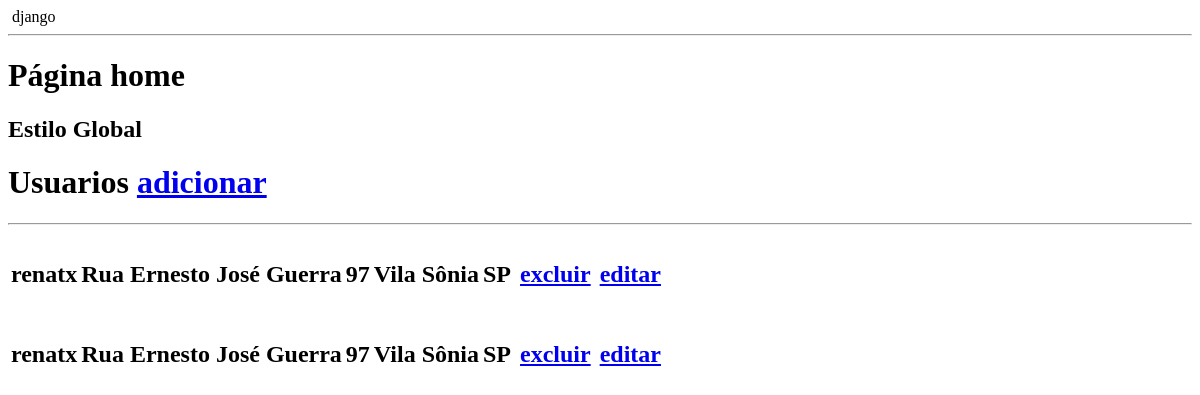
Before: /usuario_lista (signed in) with the older database file.
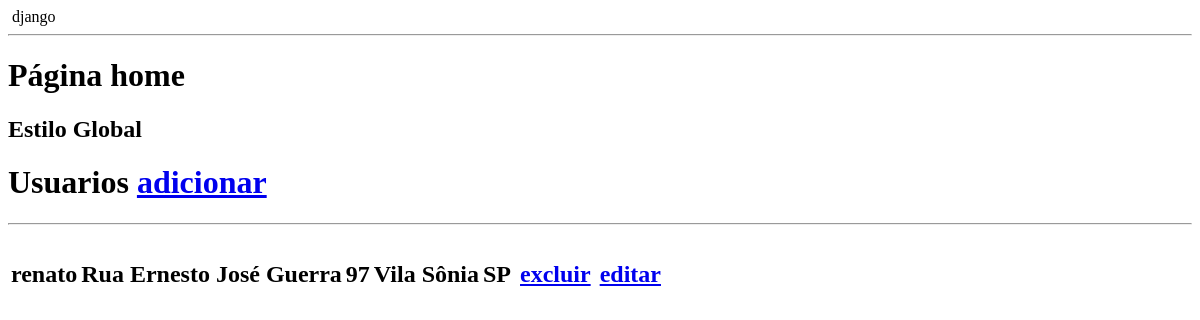
After: the same page with the newer database file.
### appHome/models.py (models this page shows, shortened)
class Usuario(models.Model):
    nome = models.CharField(max_length=255)
    email = models.EmailField()
    senha = models.CharField(max_length=255)
    cep = models.CharField(max_length=9, default='00000-000')
    numero_residencia = models.CharField(max_length=10)
    logradouro = models.CharField(max_length=255, blank=True, null=True)
    bairro = models.CharField(max_length=255, blank=True, null=True)
    localidade = models.CharField(max_length=100, blank=True, null=True)
    estado = models.CharField(max_length=2, blank=True, null=True)

### appHome/views.py (the view)
# urls.py: path('usuario_lista', views.usuario_lista, name='usuario_lista'),
def usuario_lista(request):
    if request.session.get("email") is None:
        return redirect('appHome')
    userLits = Usuario.objects.all()
    context = {
        'usuarios': userLits
    }
    template = loader.get_template('usuario_list.html')
    return HttpResponse(template.render(context))

### appHome/templates/usuario_list.html
{% extends 'base.html'%}
{% block content %}
    <h1>Página home</h1>
    <h2>Estilo Global</h2>
    <h1>Usuarios
        <a href="{% url 'add_usuario' %}">
                adicionar</a>
    </h1>
    <table>
        {% for user in usuarios %}
        <tr>
            <td>
                <h2> {{ user.nome }} </h2>
            </td>
            <td>
                <h2> {{ user.logradouro }} </h2> <p>  </p>
            </td>
            <td>
                <p>  </p>   <h2> {{ user.numero_residencia }} </h2> <p>  </p>
            </td>
            <td>
                <h2> {{ user.bairro }} </h2>
            </td>
            <td>
                <h2> {{ user.estado }} </h2>
            </td>
            <td style="padding: 6px;">
                <h2> <a href="{% url 'excluir_usuario' user.id %}">
                    excluir
                </a> </h2>
            </td>
            <td>
                <h2> <a href="{% url 'editar_usuario' user.id %}">
                    editar
                </a> </h2>
            </td>
            {% endfor %}
            <hr>
        </tr>
    </table>
{% endblock %}

### appHome/templates/base.html (shortened to what this page needs)
{% load static %}
<!DOCTYPE html>
<html lang="en">
<head>
</head>
<body>
    <header>
            django
        <hr>
    </header>
    {% block content %}
    {% endblock %}
</body>
</html>

Changed rows visible on the page:
removed Usuario: nome "renatx", logradouro "Rua Ernesto José Guerra", numero_residencia "97", bairro "Vila Sônia", estado "SP"
removed Usuario: nome "renatx", logradouro "Rua Ernesto José Guerra", numero_residencia "97", bairro "Vila Sônia", estado "SP"
added Usuario: nome "renato", logradouro "Rua Ernesto José Guerra", numero_residencia "97", bairro "Vila Sônia", estado "SP"
